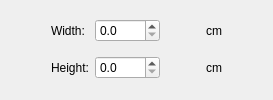
                     <widget class="QWidget" name="pageRectangle_2">
                      <layout class="QGridLayout" name="gridLayout_11">
                       <item row="0" column="2">
                        <widget class="QDoubleSpinBox" name="sbWidthJanela">
                         <property name="maximumSize">
                          <size>
                           <width>65</width>
                           <height>16777215</height>
                          </size>
                         </property>
                         <property name="decimals">
                          <number>1</number>
                         </property>
                         <property name="maximum">
                          <double>10000.000000000000000</double>
                         </property>
                         <property name="singleStep">
                          <double>10.000000000000000</double>
                         </property>
                        </widget>
                       </item>
                       <item row="0" column="0">
                        <spacer name="horizontalSpacer_63">
                         <property name="orientation">
                          <enum>Qt::Horizontal</enum>
                         </property>
                         <property name="sizeHint" stdset="0">
                          <size>
                           <width>40</width>
                           <height>20</height>
                          </size>
                         </property>
                        </spacer>
                       </item>
                       <item row="0" column="5">
                        <spacer name="horizontalSpacer_64">
                         <property name="orientation">
                          <enum>Qt::Horizontal</enum>
                         </property>
                         <property name="sizeHint" stdset="0">
                          <size>
                           <width>40</width>
                           <height>20</height>
                          </size>
                         </property>
                        </spacer>
                       </item>
                       <item row="1" column="4">
                        <widget class="QLabel" name="label_69">
                         <property name="text">
                          <string>cm</string>
                         </property>
                        </widget>
                       </item>
                       <item row="0" column="4">
                        <widget class="QLabel" name="label_70">
                         <property name="text">
                          <string>cm</string>
                         </property>
                        </widget>
                       </item>
                       <item row="0" column="1">
                        <widget class="QLabel" name="label_68">
                         <property name="text">
                          <string>Width:</string>
                         </property>
                        </widget>
                       </item>
                       <item row="1" column="1">
                        <widget class="QLabel" name="label_67">
                         <property name="minimumSize">
                          <size>
                           <width>35</width>
                           <height>0</height>
                          </size>
                         </property>
                         <property name="text">
                          <string>Height:</string>
                         </property>
                        </widget>
                       </item>
                       <item row="0" column="3">
                        <spacer name="horizontalSpacer_65">
                         <property name="orientation">
                          <enum>Qt::Horizontal</enum>
                         </property>
                         <property name="sizeHint" stdset="0">
                          <size>
                           <width>40</width>
                           <height>20</height>
                          </size>
                         </property>
                        </spacer>
                       </item>
                       <item row="1" column="2">
                        <widget class="QDoubleSpinBox" name="sbHeiJanela">
                         <property name="maximumSize">
                          <size>
                           <width>65</width>
                           <height>16777215</height>
                          </size>
                         </property>
                         <property name="decimals">
                          <number>1</number>
                         </property>
                         <property name="maximum">
                          <double>10000.000000000000000</double>
                         </property>
                         <property name="singleStep">
                          <double>10.000000000000000</double>
                         </property>
                        </widget>
                       </item>
                      </layout>
                     </widget>
